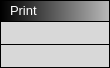
<?xml version="1.0" encoding="UTF-8"?>
<ui version="4.0">
 <class>PrintBlock</class>
 <widget class="QWidget" name="PrintBlock">
  <property name="geometry">
   <rect>
    <x>0</x>
    <y>0</y>
    <width>110</width>
    <height>68</height>
   </rect>
  </property>
  <property name="windowTitle">
   <string>Form</string>
  </property>
  <property name="styleSheet">
   <string notr="true"/>
  </property>
  <layout class="QHBoxLayout" name="horizontalLayout">
   <property name="leftMargin">
    <number>0</number>
   </property>
   <property name="topMargin">
    <number>0</number>
   </property>
   <property name="rightMargin">
    <number>0</number>
   </property>
   <property name="bottomMargin">
    <number>0</number>
   </property>
   <item>
    <widget class="QWidget" name="Holder" native="true">
     <property name="styleSheet">
      <string notr="true">QWidget#Holder { background-color: rgb(0, 0, 0); }</string>
     </property>
     <layout class="QVBoxLayout" name="verticalLayout_4">
      <property name="spacing">
       <number>1</number>
      </property>
      <property name="leftMargin">
       <number>1</number>
      </property>
      <property name="topMargin">
       <number>1</number>
      </property>
      <property name="rightMargin">
       <number>1</number>
      </property>
      <property name="bottomMargin">
       <number>1</number>
      </property>
      <item>
       <widget class="QWidget" name="Header" native="true">
        <property name="minimumSize">
         <size>
          <width>0</width>
          <height>20</height>
         </size>
        </property>
        <property name="maximumSize">
         <size>
          <width>16777215</width>
          <height>28</height>
         </size>
        </property>
        <property name="styleSheet">
         <string notr="true">background-color: qlineargradient(spread:pad, x1:0, y1:0, x2:1, y2:0, stop:0 rgba(0, 0, 0, 255), stop:1 rgba(184, 184, 184, 255));</string>
        </property>
        <layout class="QVBoxLayout" name="verticalLayout_5">
         <property name="spacing">
          <number>6</number>
         </property>
         <property name="leftMargin">
          <number>9</number>
         </property>
         <property name="topMargin">
          <number>0</number>
         </property>
         <property name="rightMargin">
          <number>9</number>
         </property>
         <property name="bottomMargin">
          <number>0</number>
         </property>
         <item>
          <widget class="QLabel" name="label">
           <property name="maximumSize">
            <size>
             <width>40</width>
             <height>16777215</height>
            </size>
           </property>
           <property name="styleSheet">
            <string notr="true">background-color: rgba(255, 255, 255, 0);</string>
           </property>
           <property name="text">
            <string>&lt;html&gt;&lt;head/&gt;&lt;body&gt;&lt;p&gt;&lt;span style=&quot; font-size:10pt; color:#ffffff;&quot;&gt;Print&lt;/span&gt;&lt;/p&gt;&lt;/body&gt;&lt;/html&gt;</string>
           </property>
          </widget>
         </item>
        </layout>
       </widget>
      </item>
      <item>
       <widget class="QWidget" name="ExecNodeLayout" native="true">
        <property name="styleSheet">
         <string notr="true">background-color: rgb(216, 216, 216);</string>
        </property>
        <layout class="QHBoxLayout" name="horizontalLayout_2">
         <property name="topMargin">
          <number>1</number>
         </property>
         <property name="bottomMargin">
          <number>1</number>
         </property>
         <item>
          <widget class="QWidget" name="InNodes" native="true">
           <property name="sizePolicy">
            <sizepolicy hsizetype="Preferred" vsizetype="Preferred">
             <horstretch>0</horstretch>
             <verstretch>0</verstretch>
            </sizepolicy>
           </property>
           <layout class="QVBoxLayout" name="verticalLayout_2">
            <property name="leftMargin">
             <number>0</number>
            </property>
            <property name="topMargin">
             <number>0</number>
            </property>
            <property name="rightMargin">
             <number>0</number>
            </property>
            <property name="bottomMargin">
             <number>0</number>
            </property>
            <item>
             <widget class="ConnectorExecIn" name="NodeExecIn" native="true">
              <property name="sizePolicy">
               <sizepolicy hsizetype="Preferred" vsizetype="Preferred">
                <horstretch>0</horstretch>
                <verstretch>0</verstretch>
               </sizepolicy>
              </property>
              <property name="minimumSize">
               <size>
                <width>16</width>
                <height>16</height>
               </size>
              </property>
              <property name="maximumSize">
               <size>
                <width>16</width>
                <height>16</height>
               </size>
              </property>
              <property name="styleSheet">
               <string notr="true"/>
              </property>
             </widget>
            </item>
           </layout>
          </widget>
         </item>
         <item>
          <spacer name="horizontalSpacer">
           <property name="orientation">
            <enum>Qt::Horizontal</enum>
           </property>
           <property name="sizeHint" stdset="0">
            <size>
             <width>40</width>
             <height>20</height>
            </size>
           </property>
          </spacer>
         </item>
         <item>
          <widget class="QWidget" name="OutNodes" native="true">
           <property name="layoutDirection">
            <enum>Qt::RightToLeft</enum>
           </property>
           <layout class="QVBoxLayout" name="verticalLayout_3">
            <property name="leftMargin">
             <number>0</number>
            </property>
            <property name="topMargin">
             <number>0</number>
            </property>
            <property name="rightMargin">
             <number>0</number>
            </property>
            <property name="bottomMargin">
             <number>0</number>
            </property>
            <item>
             <widget class="ConnectorExecOut" name="NodeExecOut" native="true">
              <property name="sizePolicy">
               <sizepolicy hsizetype="Preferred" vsizetype="Preferred">
                <horstretch>0</horstretch>
                <verstretch>0</verstretch>
               </sizepolicy>
              </property>
              <property name="minimumSize">
               <size>
                <width>16</width>
                <height>16</height>
               </size>
              </property>
              <property name="maximumSize">
               <size>
                <width>16</width>
                <height>16</height>
               </size>
              </property>
              <property name="styleSheet">
               <string notr="true"/>
              </property>
             </widget>
            </item>
           </layout>
          </widget>
         </item>
        </layout>
       </widget>
      </item>
      <item>
       <widget class="QWidget" name="widget" native="true">
        <property name="styleSheet">
         <string notr="true">background-color: rgb(216, 216, 216);</string>
        </property>
        <layout class="QHBoxLayout" name="horizontalLayout_3">
         <property name="topMargin">
          <number>1</number>
         </property>
         <property name="bottomMargin">
          <number>1</number>
         </property>
         <item>
          <widget class="QWidget" name="InNodes_2" native="true">
           <property name="sizePolicy">
            <sizepolicy hsizetype="Preferred" vsizetype="Preferred">
             <horstretch>0</horstretch>
             <verstretch>0</verstretch>
            </sizepolicy>
           </property>
           <layout class="QVBoxLayout" name="verticalLayout_6">
            <property name="leftMargin">
             <number>0</number>
            </property>
            <property name="topMargin">
             <number>0</number>
            </property>
            <property name="rightMargin">
             <number>0</number>
            </property>
            <property name="bottomMargin">
             <number>0</number>
            </property>
            <item>
             <widget class="ConnectorIn" name="NodeConnectorIn" native="true">
              <property name="sizePolicy">
               <sizepolicy hsizetype="Preferred" vsizetype="Preferred">
                <horstretch>0</horstretch>
                <verstretch>0</verstretch>
               </sizepolicy>
              </property>
              <property name="minimumSize">
               <size>
                <width>16</width>
                <height>16</height>
               </size>
              </property>
              <property name="maximumSize">
               <size>
                <width>16</width>
                <height>16</height>
               </size>
              </property>
              <property name="styleSheet">
               <string notr="true"/>
              </property>
             </widget>
            </item>
           </layout>
          </widget>
         </item>
         <item>
          <spacer name="horizontalSpacer_2">
           <property name="orientation">
            <enum>Qt::Horizontal</enum>
           </property>
           <property name="sizeHint" stdset="0">
            <size>
             <width>105</width>
             <height>20</height>
            </size>
           </property>
          </spacer>
         </item>
        </layout>
       </widget>
      </item>
     </layout>
    </widget>
   </item>
  </layout>
 </widget>
 <customwidgets>
  <customwidget>
   <class>ConnectorExecOut</class>
   <extends>QWidget</extends>
   <header>connectorexecout.h</header>
   <container>1</container>
  </customwidget>
  <customwidget>
   <class>ConnectorExecIn</class>
   <extends>QWidget</extends>
   <header>connectorexecin.h</header>
   <container>1</container>
  </customwidget>
  <customwidget>
   <class>ConnectorIn</class>
   <extends>QWidget</extends>
   <header>connectorin.h</header>
   <container>1</container>
  </customwidget>
 </customwidgets>
 <resources/>
 <connections/>
</ui>
